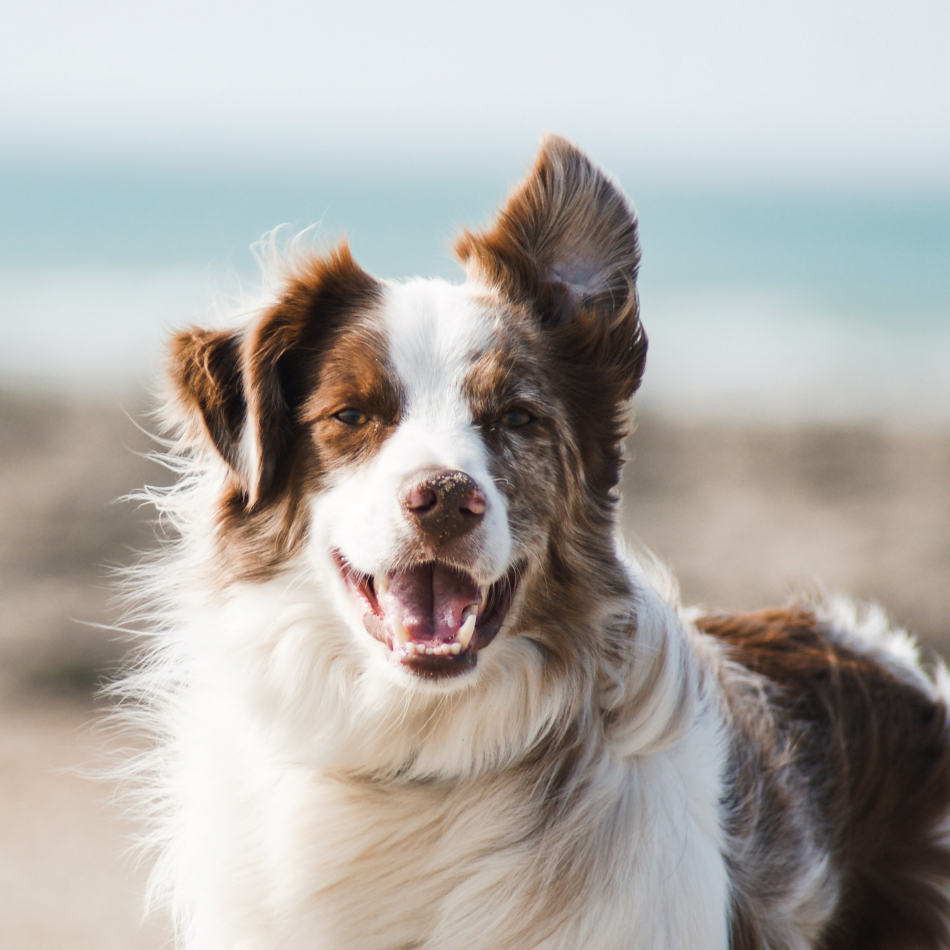
#> input picture Lab09/images/dog_0.jpg, 2848 x 2848 px (shown at 1/3 size)
$ jupyter execute Lab09.ipynb   (shell and % lines are left out)
#> lines starting #> are read from the running program, lines starting #| are printed output that depends on the picture
### Lab09/utils.py
import cv2
import numpy as np

def get_pixel(img, center, x, y):
    if img[x][y] >= center:
        return 1
    else:
        return 0

def ROR(value, nBits, k):
    return ((value<<k)&(2**nBits-1))|(value>>(nBits-k))


def lbp_algorithm(img, x, y, rotation_invariance = False):
    center = img[x][y]
    val_ar = []

    # 주변 픽셀 값 비교
    val_ar.append(get_pixel(img, center, x - 1, y - 1))  # top_left
    val_ar.append(get_pixel(img, center, x - 1, y))      # top
    val_ar.append(get_pixel(img, center, x - 1, y + 1))  # top_right
    val_ar.append(get_pixel(img, center, x, y + 1))      # right
    val_ar.append(get_pixel(img, center, x + 1, y + 1))  # bottom_right
    val_ar.append(get_pixel(img, center, x + 1, y))      # bottom
    val_ar.append(get_pixel(img, center, x + 1, y - 1))  # bottom_left
    val_ar.append(get_pixel(img, center, x, y - 1))      # left

    power_val = [1, 2, 4, 8, 16, 32, 64, 128]
    val = 0

    for i in range(len(val_ar)):
        val += val_ar[i] * power_val[i]

    if rotation_invariance:
        final_value = val
        for k in range(8):
            final_value = min(final_value, ROR(val, 8, k))
        val = final_value

    return val


# [39 lines left out: functions img2histo, img2histo_patch, not called in this run]

### Lab09/Lab09.ipynb
[cell 1]
from google.colab import drive
drive.mount('/content/drive')

[cell 2]
import os


os.chdir('/content/drive/MyDrive/PR_202210835/Lab09')

[cell 3]
import cv2
import numpy as np
from google.colab.patches import cv2_imshow
import matplotlib.pyplot as plt

[cell 4]
import utils

[cell 5]
path1 = 'images/dog_0.jpg'
path2 = 'images/dog_1.jpg'

img_bgr1 = cv2.imread(path1)
#> img_bgr1 is the input picture: shape (2848, 2848, 3); mean B, G, R 167.3, 171.9, 176.1
img_bgr2 = cv2.imread(path2)
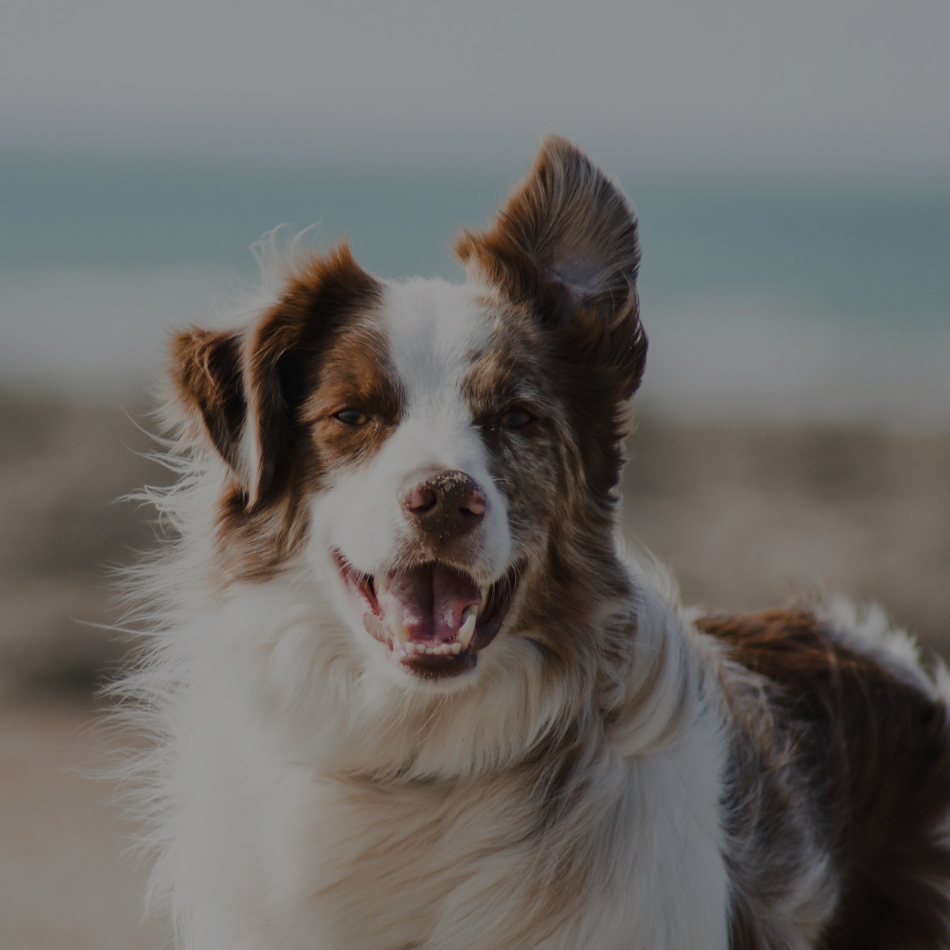
#> input picture Lab09/images/dog_1.jpg, 2848 x 2848 px (shown at 1/3 size)
#> img_bgr2 is the input picture: shape (2848, 2848, 3); mean B, G, R 102.2, 104.9, 107.4
height, width, _ = img_bgr1.shape
#> height = 2848; width = 2848

img_gray1 = cv2.cvtColor(img_bgr1, cv2.COLOR_BGR2GRAY)
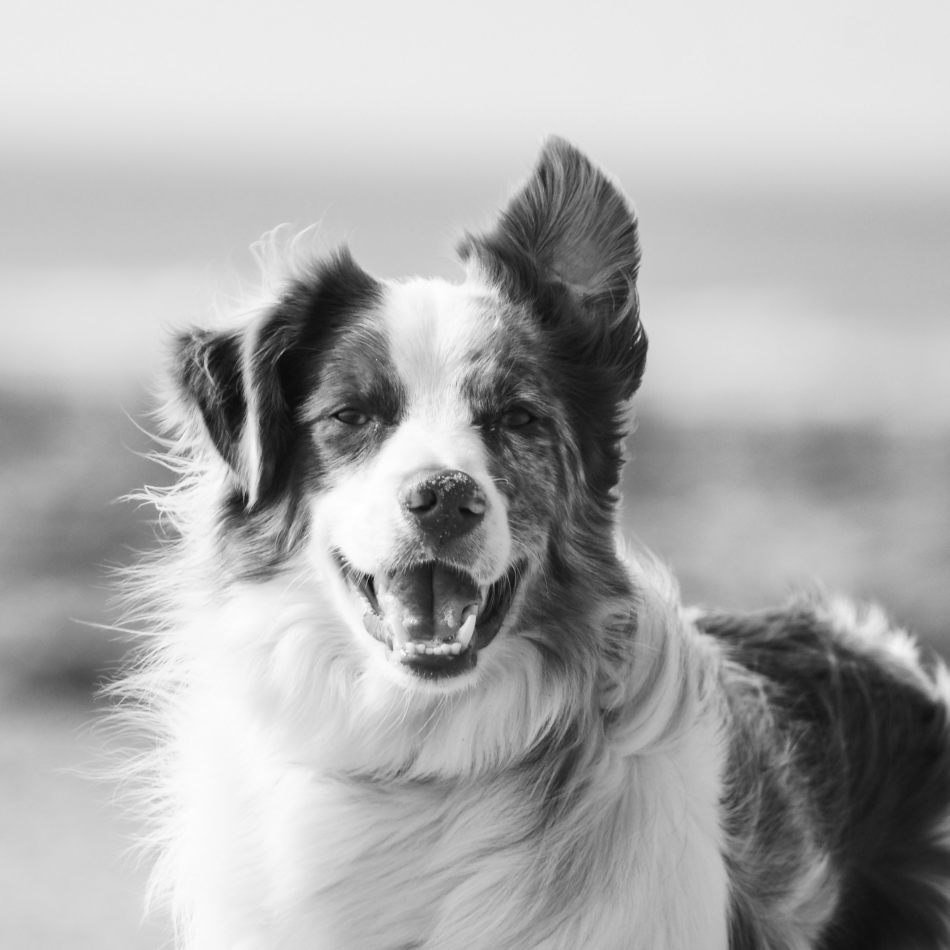
#> img_gray1: shape (2848, 2848) (shown at 1/3 size); min 10, max 255, mean 172.6
img_gray2 = cv2.cvtColor(img_bgr2, cv2.COLOR_BGR2GRAY)
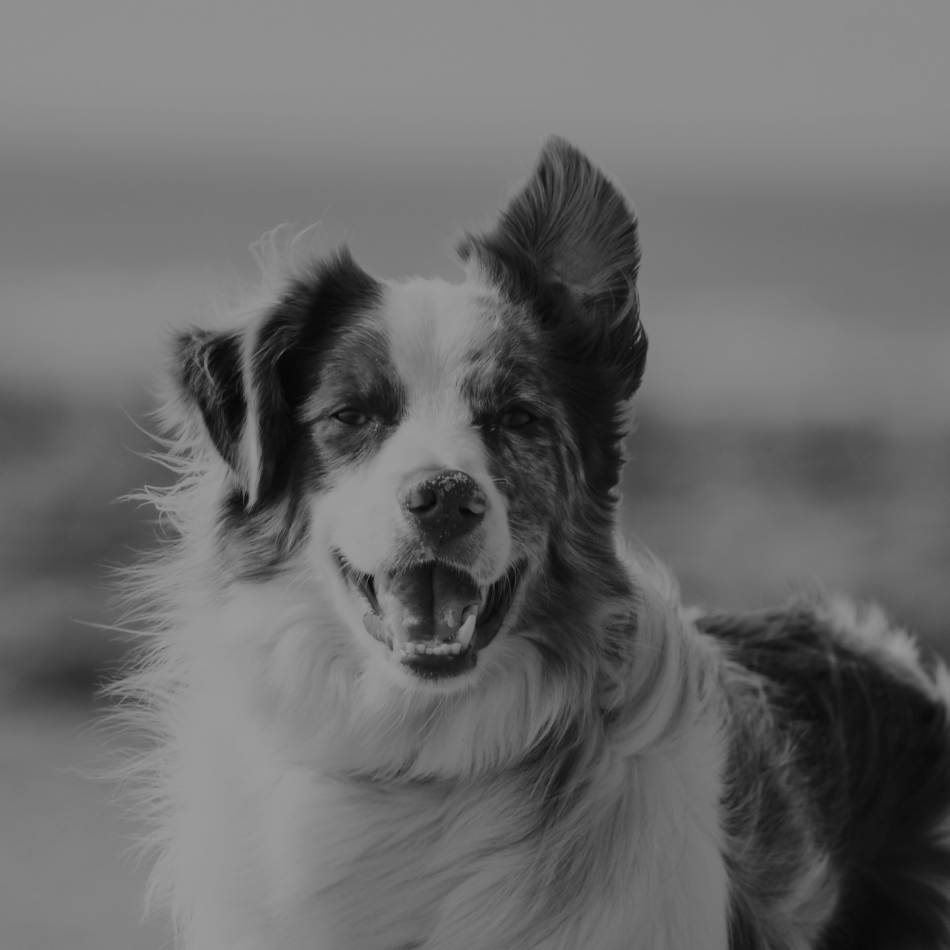
#> img_gray2: shape (2848, 2848) (shown at 1/3 size); min 6, max 157, mean 105.3

img_lbp_raw = np.zeros((height, width), np.uint8)
img_lbp_dark = np.zeros((height, width), np.uint8)

for i in range(1, height-1):
    for j in range(1, width-1):
        img_lbp_raw[i, j] = utils.lbp_algorithm(img_gray1, i, j, False)
        img_lbp_dark[i, j] = utils.lbp_algorithm(img_gray2, i, j, False)

cv2_imshow(img_bgr1)
cv2_imshow(img_bgr2)
cv2_imshow(img_lbp_raw)
cv2_imshow(img_lbp_dark)
